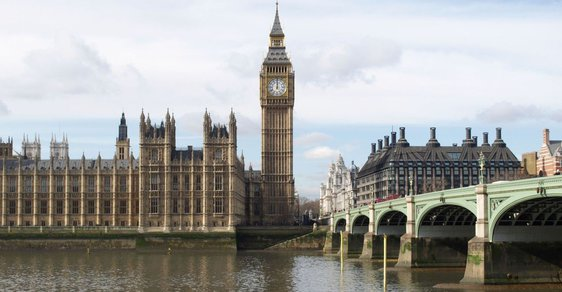
#> input picture bb_02.jpg, 562 x 292 px
$ python feature_match.py
#> lines starting #> are read from the running program, lines starting #| are printed output that depends on the picture
import numpy as np
import cv2 as cv
import matplotlib.pyplot as plt
import glob


class FeatureMatcher:
    """
    A class used to combine cv2 detector and cv2 matcher

    ...

    Attributes
    ----------
    detector
        a cv2 detector object
    matcher
        a cv2 DescriptorMatcher object

    Methods
    -------
    __init__(self, detector, matcher)
        A constructor method for FeatureMatcher class
    """
    def __init__(self, detector, matcher):
        """
        Parameters
        ----------
        detector
            a cv2 detector object
        matcher
            a cv2 DescriptorMatcher object
        """
        self.detector = detector
        self.matcher = matcher

    # [34 lines left out: functions detect, match, not called in this run]

    def match(self, des1: np.ndarray, des2: np.ndarray):
        """This is an overloaded method, it differs from the above method by parameters it accepts

            Method takes two sets of descriptors des1 and des2 and uses matcher knnMatch method to compare them and find k best matches. k is set to 2.
            Parameters
            ----------
            des1 : np.ndarray
                the first set of descriptors
            des2 : np.ndarray
                the second set of descriptors
        """
        matches = self.matcher.knnMatch(des1.astype(np.float32), des2.astype(np.float32), k=2)
        return matches

    # [25 lines left out: function visualise, not called in this run]

if __name__ == "__main__":

    imgs = glob.glob('./img/*.jpg')

    img1 = cv.imread('bb_02.jpg', cv.IMREAD_GRAYSCALE)   # Reference Image
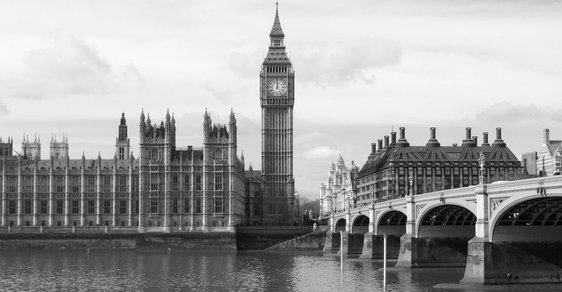
#> img1: shape (292, 562); min 0, max 255, mean 160.1
    img2 = cv.imread('./img/bb_04.jpg', cv.IMREAD_GRAYSCALE)
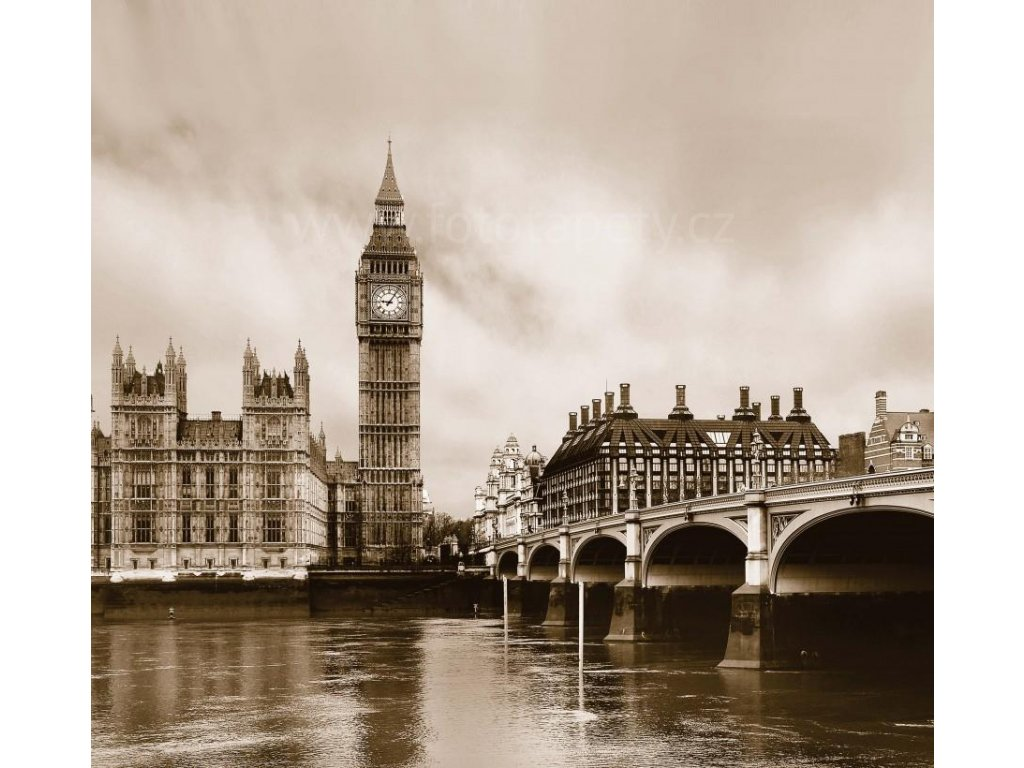
#> input picture img/bb_04.jpg, 1024 x 768 px
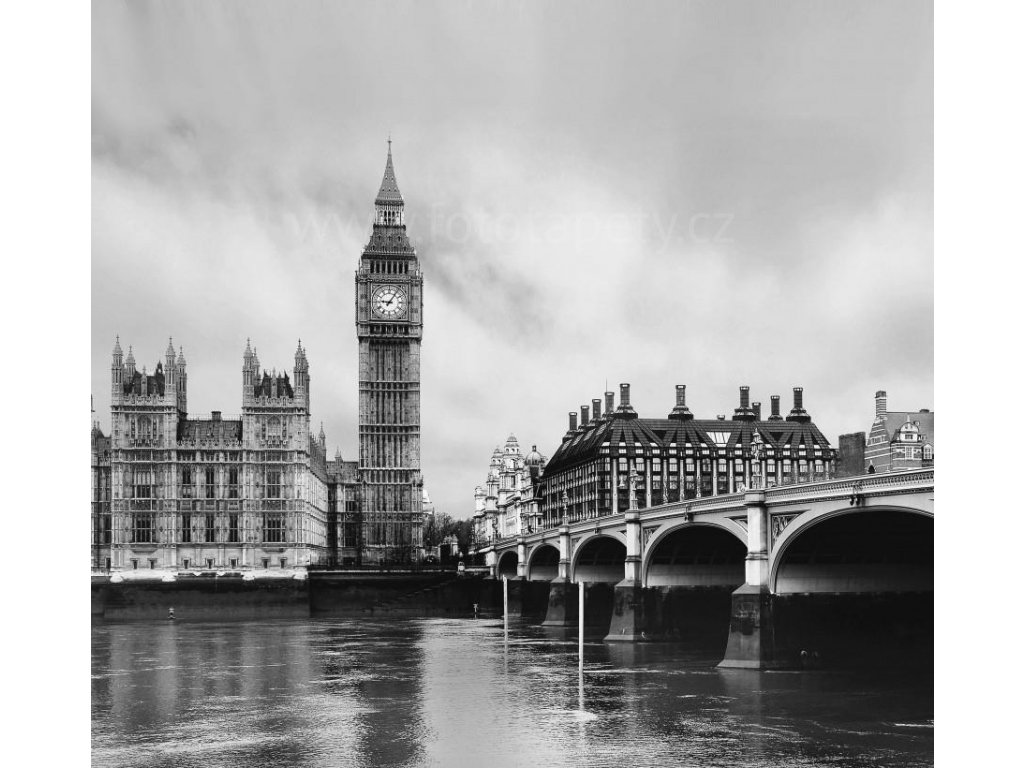
#> img2: shape (768, 1024); min 0, max 255, mean 170.5

    # SIFT detector initialization
    sift = cv.xfeatures2d.SIFT_create()

    # AKAZE detector initialization
    akaze = cv.AKAZE_create()

    # BRISK detector initialization
    brisk = cv.BRISK_create()

    # ORB detector initialization
    orb = cv.ORB_create()

    # FLANN parameters
    FLANN_INDEX_KDTREE = 0
    index_params = dict(algorithm = FLANN_INDEX_KDTREE, trees = 5)
    search_params = dict(checks=50)
    flann = cv.FlannBasedMatcher(index_params,search_params)

    # SIFT detector with FLANN matcher
    siftFlann = FeatureMatcher(sift, flann)

    # AKAZE detector with FLANN matcher
    akazeFlann = FeatureMatcher(akaze, flann)

    # BRISK detector with FLANN matcher
    briskFlann = FeatureMatcher(brisk, flann)

    # ORB detector with FLANN matcher
    orbFlann = FeatureMatcher(orb, flann)

#> (the run stopped early here; a loop or call above may not have finished)
